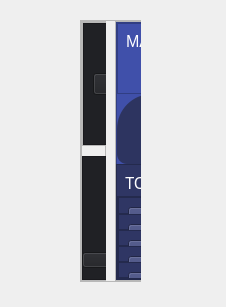
<?xml version="1.0" encoding="UTF-8"?>
<ui version="4.0">
 <class>MainWindow</class>
 <widget class="QMainWindow" name="MainWindow">
  <property name="geometry">
   <rect>
    <x>0</x>
    <y>0</y>
    <width>226</width>
    <height>307</height>
   </rect>
  </property>
  <property name="windowTitle">
   <string>MainWindow</string>
  </property>
  <widget class="QWidget" name="centralwidget">
   <widget class="QFrame" name="frame_2">
    <property name="geometry">
     <rect>
      <x>0</x>
      <y>0</y>
      <width>61</width>
      <height>271</height>
     </rect>
    </property>
    <property name="styleSheet">
     <string notr="true">border-radius:10px</string>
    </property>
    <property name="frameShape">
     <enum>QFrame::StyledPanel</enum>
    </property>
    <property name="frameShadow">
     <enum>QFrame::Raised</enum>
    </property>
    <layout class="QVBoxLayout" name="verticalLayout_3">
     <property name="spacing">
      <number>0</number>
     </property>
     <property name="leftMargin">
      <number>0</number>
     </property>
     <property name="topMargin">
      <number>9</number>
     </property>
     <property name="rightMargin">
      <number>0</number>
     </property>
     <property name="bottomMargin">
      <number>0</number>
     </property>
    </layout>
   </widget>
   <widget class="QFrame" name="frame_3">
    <property name="geometry">
     <rect>
      <x>80</x>
      <y>20</y>
      <width>61</width>
      <height>262</height>
     </rect>
    </property>
    <property name="frameShape">
     <enum>QFrame::StyledPanel</enum>
    </property>
    <property name="frameShadow">
     <enum>QFrame::Raised</enum>
    </property>
    <layout class="QHBoxLayout" name="horizontalLayout_3">
     <property name="spacing">
      <number>9</number>
     </property>
     <property name="leftMargin">
      <number>0</number>
     </property>
     <property name="topMargin">
      <number>0</number>
     </property>
     <property name="rightMargin">
      <number>0</number>
     </property>
     <property name="bottomMargin">
      <number>0</number>
     </property>
     <item>
      <widget class="QFrame" name="frame_5">
       <property name="sizePolicy">
        <sizepolicy hsizetype="Preferred" vsizetype="Preferred">
         <horstretch>0</horstretch>
         <verstretch>0</verstretch>
        </sizepolicy>
       </property>
       <property name="maximumSize">
        <size>
         <width>12345678</width>
         <height>16777215</height>
        </size>
       </property>
       <property name="styleSheet">
        <string notr="true"/>
       </property>
       <property name="frameShape">
        <enum>QFrame::StyledPanel</enum>
       </property>
       <property name="frameShadow">
        <enum>QFrame::Raised</enum>
       </property>
       <layout class="QVBoxLayout" name="verticalLayout_5">
        <property name="spacing">
         <number>10</number>
        </property>
        <property name="leftMargin">
         <number>0</number>
        </property>
        <property name="topMargin">
         <number>0</number>
        </property>
        <property name="rightMargin">
         <number>0</number>
        </property>
        <property name="bottomMargin">
         <number>0</number>
        </property>
        <item>
         <widget class="QFrame" name="frame_12">
          <property name="minimumSize">
           <size>
            <width>191</width>
            <height>121</height>
           </size>
          </property>
          <property name="styleSheet">
           <string notr="true"/>
          </property>
          <property name="frameShape">
           <enum>QFrame::StyledPanel</enum>
          </property>
          <property name="frameShadow">
           <enum>QFrame::Raised</enum>
          </property>
          <layout class="QHBoxLayout" name="horizontalLayout_7">
           <property name="spacing">
            <number>9</number>
           </property>
           <property name="leftMargin">
            <number>0</number>
           </property>
           <property name="topMargin">
            <number>0</number>
           </property>
           <property name="rightMargin">
            <number>0</number>
           </property>
           <property name="bottomMargin">
            <number>0</number>
           </property>
           <item>
            <widget class="QFrame" name="frame_14">
             <property name="minimumSize">
              <size>
               <width>191</width>
               <height>121</height>
              </size>
             </property>
             <property name="styleSheet">
              <string notr="true">background-color: rgb(32, 33, 37);</string>
             </property>
             <property name="frameShape">
              <enum>QFrame::StyledPanel</enum>
             </property>
             <property name="frameShadow">
              <enum>QFrame::Raised</enum>
             </property>
             <layout class="QVBoxLayout" name="verticalLayout_9">
              <item>
               <widget class="QPushButton" name="pushButton_15">
                <property name="text">
                 <string/>
                </property>
                <property name="icon">
                 <iconset>
                  <normaloff>../../../../../../../../../OneDrive/Imagens/Capturas de Ecrã/Captura de ecrã 2023-11-29 024855.png</normaloff>../../../../../../../../../OneDrive/Imagens/Capturas de Ecrã/Captura de ecrã 2023-11-29 024855.png</iconset>
                </property>
                <property name="iconSize">
                 <size>
                  <width>271</width>
                  <height>189</height>
                 </size>
                </property>
               </widget>
              </item>
             </layout>
            </widget>
           </item>
           <item>
            <widget class="QFrame" name="frame_13">
             <property name="minimumSize">
              <size>
               <width>191</width>
               <height>121</height>
              </size>
             </property>
             <property name="styleSheet">
              <string notr="true">background-color: rgb(32, 33, 37);</string>
             </property>
             <property name="frameShape">
              <enum>QFrame::StyledPanel</enum>
             </property>
             <property name="frameShadow">
              <enum>QFrame::Raised</enum>
             </property>
             <widget class="QFrame" name="daniel_test">
              <property name="geometry">
               <rect>
                <x>40</x>
                <y>30</y>
                <width>249</width>
                <height>131</height>
               </rect>
              </property>
              <property name="minimumSize">
               <size>
                <width>191</width>
                <height>121</height>
               </size>
              </property>
              <property name="styleSheet">
               <string notr="true"/>
              </property>
              <property name="frameShape">
               <enum>QFrame::StyledPanel</enum>
              </property>
              <property name="frameShadow">
               <enum>QFrame::Raised</enum>
              </property>
              <property name="border_color" stdset="0">
               <color alpha="80">
                <red>255</red>
                <green>0</green>
                <blue>0</blue>
               </color>
              </property>
             </widget>
            </widget>
           </item>
          </layout>
         </widget>
        </item>
        <item>
         <widget class="QFrame" name="frame_11">
          <property name="minimumSize">
           <size>
            <width>191</width>
            <height>121</height>
           </size>
          </property>
          <property name="styleSheet">
           <string notr="true">background-color: rgb(32, 33, 37);</string>
          </property>
          <property name="frameShape">
           <enum>QFrame::StyledPanel</enum>
          </property>
          <property name="frameShadow">
           <enum>QFrame::Raised</enum>
          </property>
          <widget class="QPushButton" name="pushButton_16">
           <property name="geometry">
            <rect>
             <x>0</x>
             <y>96</y>
             <width>29</width>
             <height>16</height>
            </rect>
           </property>
           <property name="text">
            <string/>
           </property>
           <property name="icon">
            <iconset>
             <normaloff>../../../../../../../../../OneDrive/Imagens/Capturas de Ecrã/Captura de ecrã 2023-11-29 024618.png</normaloff>../../../../../../../../../OneDrive/Imagens/Capturas de Ecrã/Captura de ecrã 2023-11-29 024618.png</iconset>
           </property>
           <property name="iconSize">
            <size>
             <width>451</width>
             <height>194</height>
            </size>
           </property>
          </widget>
          <widget class="QFrame" name="frame_23">
           <property name="geometry">
            <rect>
             <x>40</x>
             <y>40</y>
             <width>201</width>
             <height>71</height>
            </rect>
           </property>
           <property name="frameShape">
            <enum>QFrame::StyledPanel</enum>
           </property>
           <property name="frameShadow">
            <enum>QFrame::Raised</enum>
           </property>
           <layout class="QHBoxLayout" name="horizontalLayout_17">
            <item>
             <widget class="QPushButton" name="pushButton_5">
              <property name="text">
               <string>PushButton</string>
              </property>
             </widget>
            </item>
            <item>
             <widget class="QPushButton" name="pushButton_19">
              <property name="text">
               <string>PushButton</string>
              </property>
             </widget>
            </item>
           </layout>
          </widget>
          <widget class="QWidget" name="widget" native="true">
           <property name="geometry">
            <rect>
             <x>400</x>
             <y>9</y>
             <width>251</width>
             <height>121</height>
            </rect>
           </property>
          </widget>
         </widget>
        </item>
       </layout>
      </widget>
     </item>
     <item>
      <widget class="QFrame" name="frame_4">
       <property name="minimumSize">
        <size>
         <width>200</width>
         <height>0</height>
        </size>
       </property>
       <property name="maximumSize">
        <size>
         <width>250</width>
         <height>16777215</height>
        </size>
       </property>
       <property name="styleSheet">
        <string notr="true"/>
       </property>
       <property name="frameShape">
        <enum>QFrame::StyledPanel</enum>
       </property>
       <property name="frameShadow">
        <enum>QFrame::Raised</enum>
       </property>
       <layout class="QVBoxLayout" name="verticalLayout_4">
        <property name="spacing">
         <number>9</number>
        </property>
        <property name="leftMargin">
         <number>0</number>
        </property>
        <property name="topMargin">
         <number>0</number>
        </property>
        <property name="rightMargin">
         <number>0</number>
        </property>
        <property name="bottomMargin">
         <number>0</number>
        </property>
        <item>
         <widget class="QFrame" name="frame_10">
          <property name="minimumSize">
           <size>
            <width>191</width>
            <height>143</height>
           </size>
          </property>
          <property name="maximumSize">
           <size>
            <width>16777215</width>
            <height>187</height>
           </size>
          </property>
          <property name="styleSheet">
           <string notr="true">background-color: rgb(64, 80, 170);</string>
          </property>
          <property name="frameShape">
           <enum>QFrame::StyledPanel</enum>
          </property>
          <property name="frameShadow">
           <enum>QFrame::Raised</enum>
          </property>
          <layout class="QVBoxLayout" name="verticalLayout_10">
           <property name="spacing">
            <number>0</number>
           </property>
           <property name="leftMargin">
            <number>0</number>
           </property>
           <property name="topMargin">
            <number>0</number>
           </property>
           <property name="rightMargin">
            <number>0</number>
           </property>
           <property name="bottomMargin">
            <number>0</number>
           </property>
           <item>
            <widget class="QFrame" name="frame_20">
             <property name="frameShape">
              <enum>QFrame::StyledPanel</enum>
             </property>
             <property name="frameShadow">
              <enum>QFrame::Raised</enum>
             </property>
             <widget class="QLabel" name="label_8">
              <property name="geometry">
               <rect>
                <x>9</x>
                <y>3</y>
                <width>150</width>
                <height>30</height>
               </rect>
              </property>
              <property name="font">
               <font>
                <pointsize>12</pointsize>
               </font>
              </property>
              <property name="styleSheet">
               <string notr="true">color: rgb(255, 255, 255);</string>
              </property>
              <property name="text">
               <string>MAIS REQUISITADO</string>
              </property>
             </widget>
            </widget>
           </item>
           <item>
            <widget class="QFrame" name="frame_21">
             <property name="maximumSize">
              <size>
               <width>16777215</width>
               <height>70</height>
              </size>
             </property>
             <property name="styleSheet">
              <string notr="true">background-color: rgb(45, 52, 96);
border-radius: 10px;
border-top-left-radius: 35px;
border-top-right-radius: 35px;

background-image: url(:/img/Captura_azul.png);
background-position: center center;
background-reapite:norepite;</string>
             </property>
             <property name="frameShape">
              <enum>QFrame::StyledPanel</enum>
             </property>
             <property name="frameShadow">
              <enum>QFrame::Raised</enum>
             </property>
            </widget>
           </item>
          </layout>
         </widget>
        </item>
        <item>
         <widget class="QFrame" name="frame_9">
          <property name="minimumSize">
           <size>
            <width>191</width>
            <height>116</height>
           </size>
          </property>
          <property name="maximumSize">
           <size>
            <width>16777215</width>
            <height>276</height>
           </size>
          </property>
          <property name="styleSheet">
           <string notr="true">background-color: #2f3664;</string>
          </property>
          <property name="frameShape">
           <enum>QFrame::StyledPanel</enum>
          </property>
          <property name="frameShadow">
           <enum>QFrame::Raised</enum>
          </property>
          <layout class="QVBoxLayout" name="verticalLayout_7">
           <property name="leftMargin">
            <number>0</number>
           </property>
           <property name="rightMargin">
            <number>0</number>
           </property>
           <property name="bottomMargin">
            <number>0</number>
           </property>
           <item>
            <widget class="QLabel" name="label_9">
             <property name="maximumSize">
              <size>
               <width>16777215</width>
               <height>16</height>
              </size>
             </property>
             <property name="font">
              <font>
               <family>Segoe UI Semibold</family>
               <pointsize>12</pointsize>
               <bold>false</bold>
              </font>
             </property>
             <property name="styleSheet">
              <string notr="true">color: rgb(255, 255, 255);</string>
             </property>
             <property name="text">
              <string>  TOP MOVERS</string>
             </property>
            </widget>
           </item>
           <item>
            <widget class="QFrame" name="frame_6">
             <property name="frameShape">
              <enum>QFrame::StyledPanel</enum>
             </property>
             <property name="frameShadow">
              <enum>QFrame::Raised</enum>
             </property>
             <layout class="QVBoxLayout" name="verticalLayout_8">
              <property name="spacing">
               <number>0</number>
              </property>
              <property name="leftMargin">
               <number>0</number>
              </property>
              <property name="topMargin">
               <number>0</number>
              </property>
              <property name="rightMargin">
               <number>0</number>
              </property>
              <property name="bottomMargin">
               <number>0</number>
              </property>
              <item>
               <widget class="QFrame" name="frame_15">
                <property name="maximumSize">
                 <size>
                  <width>16777215</width>
                  <height>50</height>
                 </size>
                </property>
                <property name="frameShape">
                 <enum>QFrame::StyledPanel</enum>
                </property>
                <property name="frameShadow">
                 <enum>QFrame::Raised</enum>
                </property>
                <layout class="QHBoxLayout" name="horizontalLayout_9">
                 <item>
                  <widget class="QPushButton" name="pushButton">
                   <property name="minimumSize">
                    <size>
                     <width>38</width>
                     <height>38</height>
                    </size>
                   </property>
                   <property name="maximumSize">
                    <size>
                     <width>38</width>
                     <height>38</height>
                    </size>
                   </property>
                   <property name="text">
                    <string/>
                   </property>
                   <property name="icon">
                    <iconset>
                     <normaloff>../../../../../../../../../Downloads/alarm-svgrepo-com.svg</normaloff>../../../../../../../../../Downloads/alarm-svgrepo-com.svg</iconset>
                   </property>
                   <property name="iconSize">
                    <size>
                     <width>35</width>
                     <height>35</height>
                    </size>
                   </property>
                  </widget>
                 </item>
                 <item>
                  <widget class="QSplitter" name="splitter">
                   <property name="orientation">
                    <enum>Qt::Vertical</enum>
                   </property>
                   <widget class="QLabel" name="label_10">
                    <property name="maximumSize">
                     <size>
                      <width>16777215</width>
                      <height>16</height>
                     </size>
                    </property>
                    <property name="font">
                     <font>
                      <family>Segoe UI Semibold</family>
                      <pointsize>9</pointsize>
                      <bold>false</bold>
                     </font>
                    </property>
                    <property name="styleSheet">
                     <string notr="true">color: rgb(255, 255, 255);</string>
                    </property>
                    <property name="text">
                     <string>Weke up</string>
                    </property>
                   </widget>
                   <widget class="QLabel" name="label_11">
                    <property name="minimumSize">
                     <size>
                      <width>71</width>
                      <height>0</height>
                     </size>
                    </property>
                    <property name="font">
                     <font>
                      <family>Segoe UI</family>
                      <pointsize>11</pointsize>
                     </font>
                    </property>
                    <property name="styleSheet">
                     <string notr="true">color: rgb(255, 255, 255);</string>
                    </property>
                    <property name="text">
                     <string>$1.123.34</string>
                    </property>
                   </widget>
                  </widget>
                 </item>
                 <item>
                  <widget class="QLabel" name="label_13">
                   <property name="maximumSize">
                    <size>
                     <width>70</width>
                     <height>24</height>
                    </size>
                   </property>
                   <property name="text">
                    <string/>
                   </property>
                   <property name="pixmap">
                    <pixmap>../../../../../../../../../OneDrive/Imagens/Capturas de Ecrã/Captura de ecrã 2023-11-29 023052.png</pixmap>
                   </property>
                  </widget>
                 </item>
                 <item>
                  <widget class="QLabel" name="label_12">
                   <property name="font">
                    <font>
                     <pointsize>13</pointsize>
                    </font>
                   </property>
                   <property name="styleSheet">
                    <string notr="true">color: rgb(255, 255, 255);</string>
                   </property>
                   <property name="text">
                    <string>+7.99</string>
                   </property>
                  </widget>
                 </item>
                 <item>
                  <widget class="QPushButton" name="pushButton_2">
                   <property name="minimumSize">
                    <size>
                     <width>40</width>
                     <height>30</height>
                    </size>
                   </property>
                   <property name="styleSheet">
                    <string notr="true">background-color: rgb(64, 80, 170);
border-radius: 5px;
color: rgb(255, 255, 255);</string>
                   </property>
                   <property name="text">
                    <string>Buy</string>
                   </property>
                  </widget>
                 </item>
                </layout>
               </widget>
              </item>
              <item>
               <widget class="QFrame" name="frame_19">
                <property name="maximumSize">
                 <size>
                  <width>16777215</width>
                  <height>50</height>
                 </size>
                </property>
                <property name="frameShape">
                 <enum>QFrame::StyledPanel</enum>
                </property>
                <property name="frameShadow">
                 <enum>QFrame::Raised</enum>
                </property>
                <layout class="QHBoxLayout" name="horizontalLayout_15">
                 <item>
                  <widget class="QPushButton" name="pushButton_13">
                   <property name="minimumSize">
                    <size>
                     <width>38</width>
                     <height>38</height>
                    </size>
                   </property>
                   <property name="maximumSize">
                    <size>
                     <width>38</width>
                     <height>38</height>
                    </size>
                   </property>
                   <property name="text">
                    <string/>
                   </property>
                   <property name="icon">
                    <iconset>
                     <normaloff>../../../../../../../../../Downloads/alarm-svgrepo-com.svg</normaloff>../../../../../../../../../Downloads/alarm-svgrepo-com.svg</iconset>
                   </property>
                   <property name="iconSize">
                    <size>
                     <width>35</width>
                     <height>35</height>
                    </size>
                   </property>
                  </widget>
                 </item>
                 <item>
                  <widget class="QSplitter" name="splitter_7">
                   <property name="orientation">
                    <enum>Qt::Vertical</enum>
                   </property>
                   <widget class="QLabel" name="label_34">
                    <property name="maximumSize">
                     <size>
                      <width>16777215</width>
                      <height>16</height>
                     </size>
                    </property>
                    <property name="font">
                     <font>
                      <family>Segoe UI Semibold</family>
                      <pointsize>9</pointsize>
                      <bold>false</bold>
                     </font>
                    </property>
                    <property name="styleSheet">
                     <string notr="true">color: rgb(255, 255, 255);</string>
                    </property>
                    <property name="text">
                     <string>Weke up</string>
                    </property>
                   </widget>
                   <widget class="QLabel" name="label_35">
                    <property name="minimumSize">
                     <size>
                      <width>71</width>
                      <height>0</height>
                     </size>
                    </property>
                    <property name="font">
                     <font>
                      <family>Segoe UI</family>
                      <pointsize>11</pointsize>
                     </font>
                    </property>
                    <property name="styleSheet">
                     <string notr="true">color: rgb(255, 255, 255);</string>
                    </property>
                    <property name="text">
                     <string>$1.123.34</string>
                    </property>
                   </widget>
                  </widget>
                 </item>
                 <item>
                  <widget class="QLabel" name="label_36">
                   <property name="maximumSize">
                    <size>
                     <width>70</width>
                     <height>24</height>
                    </size>
                   </property>
                   <property name="text">
                    <string/>
                   </property>
                   <property name="pixmap">
                    <pixmap>../../../../../../../../../OneDrive/Imagens/Capturas de Ecrã/Captura de ecrã 2023-11-29 023052.png</pixmap>
                   </property>
                  </widget>
                 </item>
                 <item>
                  <widget class="QLabel" name="label_37">
                   <property name="font">
                    <font>
                     <pointsize>13</pointsize>
                    </font>
                   </property>
                   <property name="styleSheet">
                    <string notr="true">color: rgb(255, 255, 255);</string>
                   </property>
                   <property name="text">
                    <string>+7.99</string>
                   </property>
                  </widget>
                 </item>
                 <item>
                  <widget class="QPushButton" name="pushButton_14">
                   <property name="minimumSize">
                    <size>
                     <width>40</width>
                     <height>30</height>
                    </size>
                   </property>
                   <property name="styleSheet">
                    <string notr="true">background-color: rgb(64, 80, 170);
border-radius: 5px;
color: rgb(255, 255, 255);</string>
                   </property>
                   <property name="text">
                    <string>Buy</string>
                   </property>
                  </widget>
                 </item>
                </layout>
               </widget>
              </item>
              <item>
               <widget class="QFrame" name="frame_18">
                <property name="maximumSize">
                 <size>
                  <width>16777215</width>
                  <height>50</height>
                 </size>
                </property>
                <property name="frameShape">
                 <enum>QFrame::StyledPanel</enum>
                </property>
                <property name="frameShadow">
                 <enum>QFrame::Raised</enum>
                </property>
                <layout class="QHBoxLayout" name="horizontalLayout_14">
                 <item>
                  <widget class="QPushButton" name="pushButton_11">
                   <property name="minimumSize">
                    <size>
                     <width>38</width>
                     <height>38</height>
                    </size>
                   </property>
                   <property name="maximumSize">
                    <size>
                     <width>38</width>
                     <height>38</height>
                    </size>
                   </property>
                   <property name="text">
                    <string/>
                   </property>
                   <property name="icon">
                    <iconset>
                     <normaloff>../../../../../../../../../Downloads/alarm-svgrepo-com.svg</normaloff>../../../../../../../../../Downloads/alarm-svgrepo-com.svg</iconset>
                   </property>
                   <property name="iconSize">
                    <size>
                     <width>35</width>
                     <height>35</height>
                    </size>
                   </property>
                  </widget>
                 </item>
                 <item>
                  <widget class="QSplitter" name="splitter_6">
                   <property name="orientation">
                    <enum>Qt::Vertical</enum>
                   </property>
                   <widget class="QLabel" name="label_30">
                    <property name="maximumSize">
                     <size>
                      <width>16777215</width>
                      <height>16</height>
                     </size>
                    </property>
                    <property name="font">
                     <font>
                      <family>Segoe UI Semibold</family>
                      <pointsize>9</pointsize>
                      <bold>false</bold>
                     </font>
                    </property>
                    <property name="styleSheet">
                     <string notr="true">color: rgb(255, 255, 255);</string>
                    </property>
                    <property name="text">
                     <string>Weke up</string>
                    </property>
                   </widget>
                   <widget class="QLabel" name="label_31">
                    <property name="minimumSize">
                     <size>
                      <width>71</width>
                      <height>0</height>
                     </size>
                    </property>
                    <property name="font">
                     <font>
                      <family>Segoe UI</family>
                      <pointsize>11</pointsize>
                     </font>
                    </property>
                    <property name="styleSheet">
                     <string notr="true">color: rgb(255, 255, 255);</string>
                    </property>
                    <property name="text">
                     <string>$1.123.34</string>
                    </property>
                   </widget>
                  </widget>
                 </item>
                 <item>
                  <widget class="QLabel" name="label_32">
                   <property name="maximumSize">
                    <size>
                     <width>70</width>
                     <height>24</height>
                    </size>
                   </property>
                   <property name="text">
                    <string/>
                   </property>
                   <property name="pixmap">
                    <pixmap>../../../../../../../../../OneDrive/Imagens/Capturas de Ecrã/Captura de ecrã 2023-11-29 023052.png</pixmap>
                   </property>
                  </widget>
                 </item>
                 <item>
                  <widget class="QLabel" name="label_33">
                   <property name="font">
                    <font>
                     <pointsize>13</pointsize>
                    </font>
                   </property>
                   <property name="styleSheet">
                    <string notr="true">color: rgb(255, 255, 255);</string>
                   </property>
                   <property name="text">
                    <string>+7.99</string>
                   </property>
                  </widget>
                 </item>
                 <item>
                  <widget class="QPushButton" name="pushButton_12">
                   <property name="minimumSize">
                    <size>
                     <width>40</width>
                     <height>30</height>
                    </size>
                   </property>
                   <property name="styleSheet">
                    <string notr="true">background-color: rgb(64, 80, 170);
border-radius: 5px;
color: rgb(255, 255, 255);</string>
                   </property>
                   <property name="text">
                    <string>Buy</string>
                   </property>
                  </widget>
                 </item>
                </layout>
               </widget>
              </item>
              <item>
               <widget class="QFrame" name="frame_17">
                <property name="maximumSize">
                 <size>
                  <width>16777215</width>
                  <height>50</height>
                 </size>
                </property>
                <property name="frameShape">
                 <enum>QFrame::StyledPanel</enum>
                </property>
                <property name="frameShadow">
                 <enum>QFrame::Raised</enum>
                </property>
                <layout class="QHBoxLayout" name="horizontalLayout_13">
                 <item>
                  <widget class="QPushButton" name="pushButton_9">
                   <property name="minimumSize">
                    <size>
                     <width>38</width>
                     <height>38</height>
                    </size>
                   </property>
                   <property name="maximumSize">
                    <size>
                     <width>38</width>
                     <height>38</height>
                    </size>
                   </property>
                   <property name="text">
                    <string/>
                   </property>
                   <property name="icon">
                    <iconset>
                     <normaloff>../../../../../../../../../Downloads/alarm-svgrepo-com.svg</normaloff>../../../../../../../../../Downloads/alarm-svgrepo-com.svg</iconset>
                   </property>
                   <property name="iconSize">
                    <size>
                     <width>35</width>
                     <height>35</height>
                    </size>
                   </property>
                  </widget>
                 </item>
                 <item>
                  <widget class="QSplitter" name="splitter_5">
                   <property name="orientation">
                    <enum>Qt::Vertical</enum>
                   </property>
                   <widget class="QLabel" name="label_26">
                    <property name="maximumSize">
                     <size>
                      <width>16777215</width>
                      <height>16</height>
                     </size>
                    </property>
                    <property name="font">
                     <font>
                      <family>Segoe UI Semibold</family>
                      <pointsize>9</pointsize>
                      <bold>false</bold>
                     </font>
                    </property>
                    <property name="styleSheet">
                     <string notr="true">color: rgb(255, 255, 255);</string>
                    </property>
                    <property name="text">
                     <string>Weke up</string>
                    </property>
                   </widget>
                   <widget class="QLabel" name="label_27">
                    <property name="minimumSize">
                     <size>
                      <width>71</width>
                      <height>0</height>
                     </size>
                    </property>
                    <property name="font">
                     <font>
                      <family>Segoe UI</family>
                      <pointsize>11</pointsize>
                     </font>
                    </property>
                    <property name="styleSheet">
                     <string notr="true">color: rgb(255, 255, 255);</string>
                    </property>
                    <property name="text">
                     <string>$1.123.34</string>
                    </property>
                   </widget>
                  </widget>
                 </item>
                 <item>
                  <widget class="QLabel" name="label_28">
                   <property name="maximumSize">
                    <size>
                     <width>70</width>
                     <height>24</height>
                    </size>
                   </property>
                   <property name="text">
                    <string/>
                   </property>
                   <property name="pixmap">
                    <pixmap>../../../../../../../../../OneDrive/Imagens/Capturas de Ecrã/Captura de ecrã 2023-11-29 023052.png</pixmap>
                   </property>
                  </widget>
                 </item>
                 <item>
                  <widget class="QLabel" name="label_29">
                   <property name="font">
                    <font>
                     <pointsize>13</pointsize>
                    </font>
                   </property>
                   <property name="styleSheet">
                    <string notr="true">color: rgb(255, 255, 255);</string>
                   </property>
                   <property name="text">
                    <string>+7.99</string>
                   </property>
                  </widget>
                 </item>
                 <item>
                  <widget class="QPushButton" name="pushButton_10">
                   <property name="minimumSize">
                    <size>
                     <width>40</width>
                     <height>30</height>
                    </size>
                   </property>
                   <property name="styleSheet">
                    <string notr="true">background-color: rgb(64, 80, 170);
border-radius: 5px;
color: rgb(255, 255, 255);</string>
                   </property>
                   <property name="text">
                    <string>Buy</string>
                   </property>
                  </widget>
                 </item>
                </layout>
               </widget>
              </item>
              <item>
               <widget class="QFrame" name="frame_16">
                <property name="maximumSize">
                 <size>
                  <width>16777215</width>
                  <height>50</height>
                 </size>
                </property>
                <property name="frameShape">
                 <enum>QFrame::StyledPanel</enum>
                </property>
                <property name="frameShadow">
                 <enum>QFrame::Raised</enum>
                </property>
                <layout class="QHBoxLayout" name="horizontalLayout_12">
                 <item>
                  <widget class="QPushButton" name="pushButton_7">
                   <property name="minimumSize">
                    <size>
                     <width>38</width>
                     <height>38</height>
                    </size>
                   </property>
                   <property name="maximumSize">
                    <size>
                     <width>38</width>
                     <height>38</height>
                    </size>
                   </property>
                   <property name="text">
                    <string/>
                   </property>
                   <property name="icon">
                    <iconset>
                     <normaloff>../../../../../../../../../Downloads/alarm-svgrepo-com.svg</normaloff>../../../../../../../../../Downloads/alarm-svgrepo-com.svg</iconset>
                   </property>
                   <property name="iconSize">
                    <size>
                     <width>35</width>
                     <height>35</height>
                    </size>
                   </property>
                  </widget>
                 </item>
                 <item>
                  <widget class="QSplitter" name="splitter_4">
                   <property name="orientation">
                    <enum>Qt::Vertical</enum>
                   </property>
                   <widget class="QLabel" name="label_22">
                    <property name="maximumSize">
                     <size>
                      <width>16777215</width>
                      <height>16</height>
                     </size>
                    </property>
                    <property name="font">
                     <font>
                      <family>Segoe UI Semibold</family>
                      <pointsize>9</pointsize>
                      <bold>false</bold>
                     </font>
                    </property>
                    <property name="styleSheet">
                     <string notr="true">color: rgb(255, 255, 255);</string>
                    </property>
                    <property name="text">
                     <string>Weke up</string>
                    </property>
                   </widget>
                   <widget class="QLabel" name="label_23">
                    <property name="minimumSize">
                     <size>
                      <width>71</width>
                      <height>0</height>
                     </size>
                    </property>
                    <property name="font">
                     <font>
                      <family>Segoe UI</family>
                      <pointsize>11</pointsize>
                     </font>
                    </property>
                    <property name="styleSheet">
                     <string notr="true">color: rgb(255, 255, 255);</string>
                    </property>
                    <property name="text">
                     <string>$1.123.34</string>
                    </property>
                   </widget>
                  </widget>
                 </item>
                 <item>
                  <widget class="QLabel" name="label_24">
                   <property name="maximumSize">
                    <size>
                     <width>70</width>
                     <height>24</height>
                    </size>
                   </property>
                   <property name="text">
                    <string/>
                   </property>
                   <property name="pixmap">
                    <pixmap>../../../../../../../../../OneDrive/Imagens/Capturas de Ecrã/Captura de ecrã 2023-11-29 023052.png</pixmap>
                   </property>
                  </widget>
                 </item>
                 <item>
                  <widget class="QLabel" name="label_25">
                   <property name="font">
                    <font>
                     <pointsize>13</pointsize>
                    </font>
                   </property>
                   <property name="styleSheet">
                    <string notr="true">color: rgb(255, 255, 255);</string>
                   </property>
                   <property name="text">
                    <string>+7.99</string>
                   </property>
                  </widget>
                 </item>
                 <item>
                  <widget class="QPushButton" name="pushButton_8">
                   <property name="minimumSize">
                    <size>
                     <width>40</width>
                     <height>30</height>
                    </size>
                   </property>
                   <property name="styleSheet">
                    <string notr="true">background-color: rgb(64, 80, 170);
border-radius: 5px;
color: rgb(255, 255, 255);</string>
                   </property>
                   <property name="text">
                    <string>Buy</string>
                   </property>
                  </widget>
                 </item>
                </layout>
               </widget>
              </item>
             </layout>
            </widget>
           </item>
          </layout>
         </widget>
        </item>
       </layout>
      </widget>
     </item>
    </layout>
   </widget>
  </widget>
 </widget>
 <resources/>
 <connections/>
</ui>
